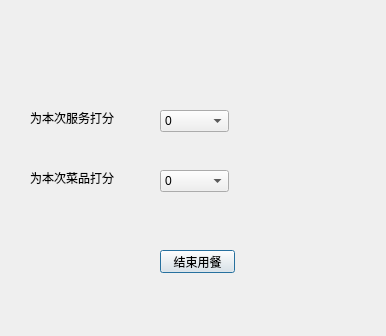
<?xml version="1.0" encoding="UTF-8"?>
<ui version="4.0">
 <class>evaluate</class>
 <widget class="QDialog" name="evaluate">
  <property name="geometry">
   <rect>
    <x>0</x>
    <y>0</y>
    <width>386</width>
    <height>336</height>
   </rect>
  </property>
  <property name="windowTitle">
   <string>Dialog</string>
  </property>
  <widget class="QPushButton" name="pushButton">
   <property name="geometry">
    <rect>
     <x>160</x>
     <y>250</y>
     <width>75</width>
     <height>23</height>
    </rect>
   </property>
   <property name="text">
    <string>结束用餐</string>
   </property>
  </widget>
  <widget class="QLabel" name="label">
   <property name="geometry">
    <rect>
     <x>30</x>
     <y>110</y>
     <width>91</width>
     <height>16</height>
    </rect>
   </property>
   <property name="text">
    <string>为本次服务打分</string>
   </property>
  </widget>
  <widget class="QLabel" name="label_2">
   <property name="geometry">
    <rect>
     <x>30</x>
     <y>170</y>
     <width>91</width>
     <height>16</height>
    </rect>
   </property>
   <property name="text">
    <string>为本次菜品打分</string>
   </property>
  </widget>
  <widget class="QComboBox" name="comboBox">
   <property name="geometry">
    <rect>
     <x>160</x>
     <y>110</y>
     <width>69</width>
     <height>22</height>
    </rect>
   </property>
   <item>
    <property name="text">
     <string>0</string>
    </property>
   </item>
   <item>
    <property name="text">
     <string>1</string>
    </property>
   </item>
   <item>
    <property name="text">
     <string>2</string>
    </property>
   </item>
   <item>
    <property name="text">
     <string>3</string>
    </property>
   </item>
   <item>
    <property name="text">
     <string>4</string>
    </property>
   </item>
   <item>
    <property name="text">
     <string>5</string>
    </property>
   </item>
  </widget>
  <widget class="QComboBox" name="comboBox_2">
   <property name="geometry">
    <rect>
     <x>160</x>
     <y>170</y>
     <width>69</width>
     <height>22</height>
    </rect>
   </property>
   <item>
    <property name="text">
     <string>0</string>
    </property>
   </item>
   <item>
    <property name="text">
     <string>1</string>
    </property>
   </item>
   <item>
    <property name="text">
     <string>2</string>
    </property>
   </item>
   <item>
    <property name="text">
     <string>3</string>
    </property>
   </item>
   <item>
    <property name="text">
     <string>4</string>
    </property>
   </item>
   <item>
    <property name="text">
     <string>5</string>
    </property>
   </item>
  </widget>
 </widget>
 <resources/>
 <connections/>
</ui>
